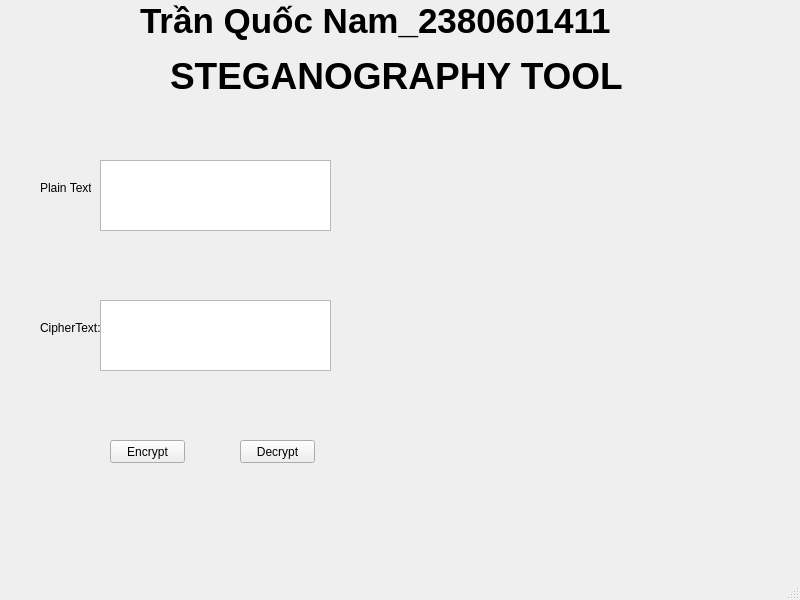
<?xml version="1.0" encoding="UTF-8"?>
<ui version="4.0">
 <class>MainWindow</class>
 <widget class="QMainWindow" name="MainWindow">
  <property name="geometry">
   <rect>
    <x>0</x>
    <y>0</y>
    <width>800</width>
    <height>600</height>
   </rect>
  </property>
  <property name="windowTitle">
   <string>MainWindow</string>
  </property>
  <widget class="QWidget" name="centralwidget">
   <widget class="QPushButton" name="btnEncrypt">
    <property name="geometry">
     <rect>
      <x>110</x>
      <y>440</y>
      <width>75</width>
      <height>23</height>
     </rect>
    </property>
    <property name="text">
     <string>Encrypt</string>
    </property>
   </widget>
   <widget class="QPushButton" name="btnDecrypt">
    <property name="geometry">
     <rect>
      <x>240</x>
      <y>440</y>
      <width>75</width>
      <height>23</height>
     </rect>
    </property>
    <property name="text">
     <string>Decrypt</string>
    </property>
   </widget>
   <widget class="QLabel" name="label_2">
    <property name="geometry">
     <rect>
      <x>40</x>
      <y>180</y>
      <width>51</width>
      <height>16</height>
     </rect>
    </property>
    <property name="text">
     <string>Plain Text:</string>
    </property>
   </widget>
   <widget class="QLabel" name="label_3">
    <property name="geometry">
     <rect>
      <x>40</x>
      <y>320</y>
      <width>61</width>
      <height>16</height>
     </rect>
    </property>
    <property name="text">
     <string>CipherText:</string>
    </property>
   </widget>
   <widget class="QTextEdit" name="txtPlainText">
    <property name="geometry">
     <rect>
      <x>100</x>
      <y>160</y>
      <width>231</width>
      <height>71</height>
     </rect>
    </property>
    <property name="html">
     <string>&lt;!DOCTYPE HTML PUBLIC &quot;-//W3C//DTD HTML 4.0//EN&quot; &quot;http://www.w3.org/TR/REC-html40/strict.dtd&quot;&gt;
&lt;html&gt;&lt;head&gt;&lt;meta name=&quot;qrichtext&quot; content=&quot;1&quot; /&gt;&lt;style type=&quot;text/css&quot;&gt;
p, li { white-space: pre-wrap; }
&lt;/style&gt;&lt;/head&gt;&lt;body style=&quot; font-family:'MS Shell Dlg 2'; font-size:8.25pt; font-weight:400; font-style:normal;&quot;&gt;
&lt;p style=&quot;-qt-paragraph-type:empty; margin-top:0px; margin-bottom:0px; margin-left:0px; margin-right:0px; -qt-block-indent:0; text-indent:0px;&quot;&gt;&lt;br /&gt;&lt;/p&gt;&lt;/body&gt;&lt;/html&gt;</string>
    </property>
   </widget>
   <widget class="QTextEdit" name="txtCipherText">
    <property name="geometry">
     <rect>
      <x>100</x>
      <y>300</y>
      <width>231</width>
      <height>71</height>
     </rect>
    </property>
    <property name="readOnly">
     <bool>false</bool>
    </property>
    <property name="html">
     <string>&lt;!DOCTYPE HTML PUBLIC &quot;-//W3C//DTD HTML 4.0//EN&quot; &quot;http://www.w3.org/TR/REC-html40/strict.dtd&quot;&gt;
&lt;html&gt;&lt;head&gt;&lt;meta name=&quot;qrichtext&quot; content=&quot;1&quot; /&gt;&lt;style type=&quot;text/css&quot;&gt;
p, li { white-space: pre-wrap; }
&lt;/style&gt;&lt;/head&gt;&lt;body style=&quot; font-family:'MS Shell Dlg 2'; font-size:8.25pt; font-weight:400; font-style:normal;&quot;&gt;
&lt;p style=&quot;-qt-paragraph-type:empty; margin-top:0px; margin-bottom:0px; margin-left:0px; margin-right:0px; -qt-block-indent:0; text-indent:0px;&quot;&gt;&lt;br /&gt;&lt;/p&gt;&lt;/body&gt;&lt;/html&gt;</string>
    </property>
   </widget>
   <widget class="QLabel" name="label_4">
    <property name="geometry">
     <rect>
      <x>170</x>
      <y>50</y>
      <width>471</width>
      <height>51</height>
     </rect>
    </property>
    <property name="font">
     <font>
      <pointsize>28</pointsize>
      <weight>75</weight>
      <bold>true</bold>
     </font>
    </property>
    <property name="text">
     <string>STEGANOGRAPHY TOOL</string>
    </property>
   </widget>
   <widget class="QLabel" name="lblImage">
    <property name="geometry">
     <rect>
      <x>450</x>
      <y>150</y>
      <width>281</width>
      <height>311</height>
     </rect>
    </property>
    <property name="text">
     <string/>
    </property>
   </widget>
   <widget class="QLabel" name="label">
    <property name="geometry">
     <rect>
      <x>140</x>
      <y>0</y>
      <width>511</width>
      <height>41</height>
     </rect>
    </property>
    <property name="font">
     <font>
      <pointsize>26</pointsize>
      <weight>75</weight>
      <bold>true</bold>
     </font>
    </property>
    <property name="text">
     <string>Trần Quốc Nam_2380601411</string>
    </property>
   </widget>
  </widget>
  <widget class="QMenuBar" name="menubar">
   <property name="geometry">
    <rect>
     <x>0</x>
     <y>0</y>
     <width>800</width>
     <height>21</height>
    </rect>
   </property>
  </widget>
  <widget class="QStatusBar" name="statusbar"/>
 </widget>
 <resources/>
 <connections/>
</ui>
